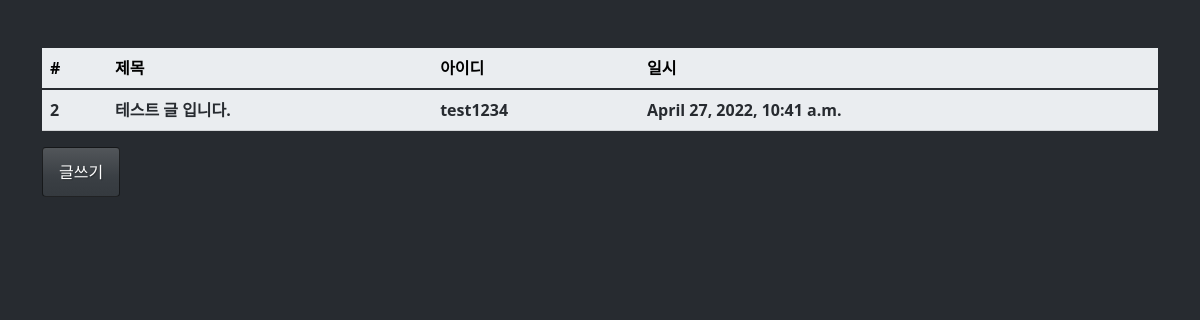
Before: /board/list/ with the older database file.
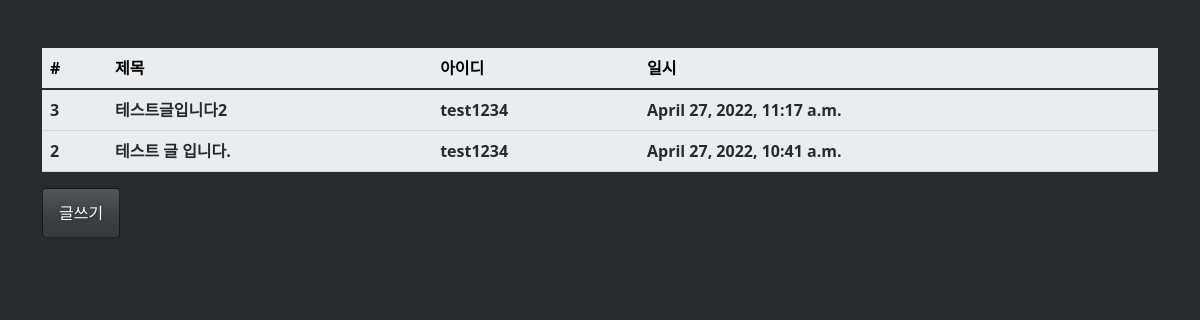
After: the same page with the newer database file.
### board/models.py (models this page shows, shortened)
class Board(models.Model):
    title = models.CharField(
        max_length=128,
        verbose_name='제목')# UI에 표시될 내용
    contents = models.TextField(
        verbose_name='내용')# UI에 표시될 내용
    writer = models.ForeignKey(
        'fcuser.Fcuser',
        on_delete=models.CASCADE,
        verbose_name='작성자')# UI에 표시될 내용
    register_dttm = models.DateTimeField(
        auto_now=True,
        verbose_name='등록시간')
    class Meta:
        db_table = 'fastcampus_board' # db 테이블 설정
        verbose_name = '페스트캠퍼스 게시글' # admin페이지에서 테이블 출력 이름 설정
        verbose_name_plural = '페스트캠퍼스 게시글'

### fcuser/models.py (models this page shows)
class Fcuser(models.Model):
    username = models.CharField(
        max_length=32,
        verbose_name='사용자명')# UI에 표시될 내용
    password = models.CharField(
        max_length=64,
        verbose_name='비밀번호')# UI에 표시될 내용
    registered_dttm = models.DateTimeField(
        auto_now_add=True,# 장고에 auto_now라는 기능이 있어서 그 시간대 바로 등록 가능.
        verbose_name='등록시간')# UI에 표시될 내용
    useremail = models.EmailField(
        max_length=128,
        verbose_name='사용자이메일')
    def __str__(self):
        return self.username
    class Meta:
        db_table = 'fastcampus_fcuser' # db 테이블 설정
        verbose_name = '페스트캠퍼스 사용자' # admin페이지에서 테이블 출력 이름 설정
        verbose_name_plural = '페스트캠퍼스 사용자'

### board/views.py (the view)
# urls.py: path('list/',views.board_list),
def board_list(request):
    boards = Board.objects.all().order_by('-id') # '-'는 역순이라는 뜻
    return render(request,'board_list.html',{'boards':boards})

### board/templates/board_list.html
{% extends "base.html" %}
{% block contents %}
<div class="row mt-5">
    <div class="col-12">
        <table class="table table-light">
            <thead class="thead-light">
                <tr>
                    <th>#</th>
                    <th>제목</th>
                    <th>아이디</th>
                    <th>일시</th>
                </tr>
            </thead>
            <tbody class="text-dark">
                {% for board in boards %}
                <tr>
                    <th>{{ board.id }}</th>
                    <th>{{ board.title }}</th>
                    <th>{{ board.writer }}</th>
                    <th>{{ board.register_dttm }}</th>
                </tr>
                {% endfor%}
            </tbody>
        </table>
    </div>
</div>
<div class="row">
    <div class="col-12">
        <button class="btn btn-primary">글쓰기 </button>
    </div>
</div>
{% endblock %}

### board/templates/base.html (shortened to what this page needs)
<!DOCTYPE html>
<html lang="en">
<head>
    <link rel="stylesheet" href="/static/bootstrap.min.css"/>
</head>
<body>
    <div class="container">
        {% block contents %}
        {% endblock %}
    </div>
</body>
</html>

Changed rows visible on the page:
added Board: id "3", title "테스트글입니다2", writer "test1234", register_dttm "April 27, 2022, 11:17 a.m."
